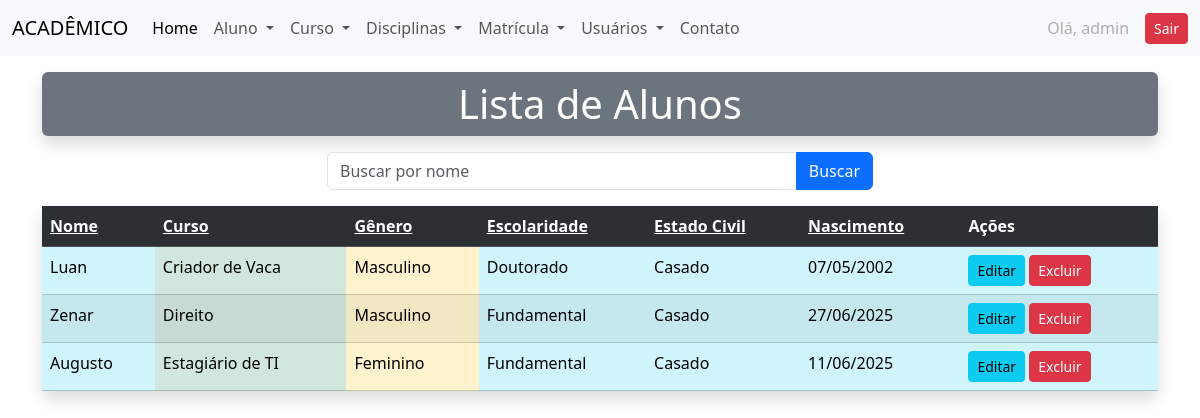
The page /alunos/ (signed in) on the database its author committed.
### academico/models.py (models this page shows, shortened)
class Aluno(models.Model):
    nome = models.CharField(max_length=100)
    data_nascimento = models.DateField()
    cpf = models.CharField(max_length=14, unique=True)
    genero = models.CharField(max_length=2, choices=GENERO_CHOICES)
    estado_civil = models.CharField(
        max_length=30, choices=ESTADO_CIVIL_CHOICES)
    escolaridade = models.CharField(
        max_length=50, choices=ESCOLARIDADE_CHOICES)
    curso = models.ForeignKey(Curso, on_delete=models.RESTRICT)
    ativo = models.BooleanField(default=True)

class Curso(models.Model):
    nome = models.CharField(max_length=100)
    def __str__(self):
        return self.nome

### academico/views.py (the view)
# urls.py: path('alunos/', alunos, name='alunos'),
@login_required
def alunos(request):
    query = request.GET.get('busca', '')
    if query:
        alunos = Aluno.objects.filter(ativo=True, nome__icontains=query)
    else:
        alunos = Aluno.objects.filter(ativo=True)
    dados = {'alunos': alunos, 'ativos': True, 'query': query}
    return render(request, 'academico/aluno/lista_alunos.html', dados)

### academico/templates/academico/aluno/lista_alunos.html (shortened to what this page needs)
{% extends 'academico/base.html' %}
{% block content %}
<div class="container my-3">
    {% if ativos %}
    <h1 class="text-center bg-secondary text-white py-2 shadow rounded">Lista de Alunos</h1>
    {% else %}
    <h1 class="text-center bg-secondary text-white py-2 shadow rounded">Lista de Alunos Inativos</h1>
    {% endif %}
</div>
{% include 'academico/partials/_busca.html' %}
<div class="container">
    <table class="table table-striped table-hover rounded shadow">
        <tr class="table-dark">
            {% if ativos %}
            <th><a class="text-white" href="{% url 'ordenar_alunos' 'nome' %}?busca={{ query }}">Nome</a></th>
            <th><a class="text-white" href="{% url 'ordenar_alunos' 'curso' %}?busca={{ query }}">Curso</a></th>
            <th><a class="text-white" href="{% url 'ordenar_alunos' 'genero' %}?busca={{ query }}">Gênero</a></th>
            <th><a class="text-white"
                    href="{% url 'ordenar_alunos' 'escolaridade' %}?busca={{ query }}">Escolaridade</a></th>
            <th><a class="text-white" href="{% url 'ordenar_alunos' 'estado_civil' %}?busca={{ query }}">Estado
                    Civil</a></th>
            <th><a class="text-white"
                    href="{% url 'ordenar_alunos' 'data_nascimento' %}?busca={{ query }}">Nascimento</a></th>
            <th>Ações</th>
            {% endif %}
        </tr>
        {% for aluno in alunos %}
        <tr class="table-info">
            <td>{{ aluno.nome }}</td>
            <td class="table-success">{{ aluno.curso }}</td>
            <td class="table-warning">{{ aluno.get_genero_display }}</td>
            <td>{{ aluno.get_escolaridade_display }}</td>
            <td>{{ aluno.get_estado_civil_display }}</td>
            <td>{{ aluno.data_nascimento|date:"d/m/Y" }}</td>
            <td>
                {% if ativos %}
                <a href="{% url 'editar_aluno' aluno.id %}" class="btn btn-info btn-sm">Editar</a>
                <a href="{% url 'excluir_aluno' aluno.id %}" class="btn btn-danger btn-sm">Excluir</a>
                {% else %}
                <a href="{% url 'ativar_aluno' aluno.id %}" class="btn btn-success btn-sm">Ativar</a>
                {% endif %}
            </td>
        </tr>
        {% endfor %}
    </table>
</div>
{% endblock %}

### academico/templates/academico/partials/_menu.html (shortened to what this page needs)
<nav class="navbar navbar-expand-lg bg-body-tertiary">
    <div class="container-fluid">
        <a class="navbar-brand" href="#">ACADÊMICO</a>
        <div class="collapse navbar-collapse" id="navbarNavDropdown">
            <ul class="navbar-nav">
                <li class="nav-item">
                    <a class="nav-link active" aria-current="page" href="{% url 'index' %}">Home</a>
                </li>
                <li class="nav-item dropdown">
                    <a class="nav-link dropdown-toggle" href="#" role="button" data-bs-toggle="dropdown"
                        aria-expanded="false">
                        Aluno
                    </a>
                </li>
                <li class="nav-item dropdown">
                    <a class="nav-link dropdown-toggle" href="#" role="button" data-bs-toggle="dropdown"
                        aria-expanded="false">
                        Curso
                    </a>
                </li>
                <li class="nav-item dropdown">
                    <a class="nav-link dropdown-toggle" href="#" role="button" data-bs-toggle="dropdown"
                        aria-expanded="false">
                        Disciplinas
                    </a>
                </li>
                <li class="nav-item dropdown">
                    <a class="nav-link dropdown-toggle" href="#" role="button" data-bs-toggle="dropdown"
                        aria-expanded="false">
                        Matrícula
                    </a>
                </li>
                <li class="nav-item dropdown">
                    <a class="nav-link dropdown-toggle" href="#" role="button" data-bs-toggle="dropdown"
                        aria-expanded="false">
                        Usuários
                    </a>
                </li>
                <li class="nav-item">
                    <a class="nav-link" href="{% url 'contato' %}">Contato</a>
                </li>
            </ul>
            {% if user.is_authenticated %}
            <ul class="navbar-nav ms-auto">
                <li class="nav-item">
                    <div class="d-flex align-items-center gap-2">
                        <span class="nav-link disabled mb-0">Olá, {{ user.username }}</span>
                        <a class="btn btn-danger btn-sm" href="{% url 'logout' %}">Sair</a>
                    </div>
                </li>
            </ul>
            {% endif %}
        </div>
    </div>
</nav>

### rows shown on the page
Aluno: nome "Luan", curso "Criador de Vaca", genero "Masculino", escolaridade "Doutorado", estado_civil "Casado", data_nascimento "07/05/2002"
Aluno: nome "Zenar", curso "Direito", genero "Masculino", escolaridade "Fundamental", estado_civil "Casado", data_nascimento "27/06/2025"
Aluno: nome "Augusto", curso "Estagiário de TI", genero "Feminino", escolaridade "Fundamental", estado_civil "Casado", data_nascimento "11/06/2025"

### other values the page prints
{{ user.username }} "admin"
